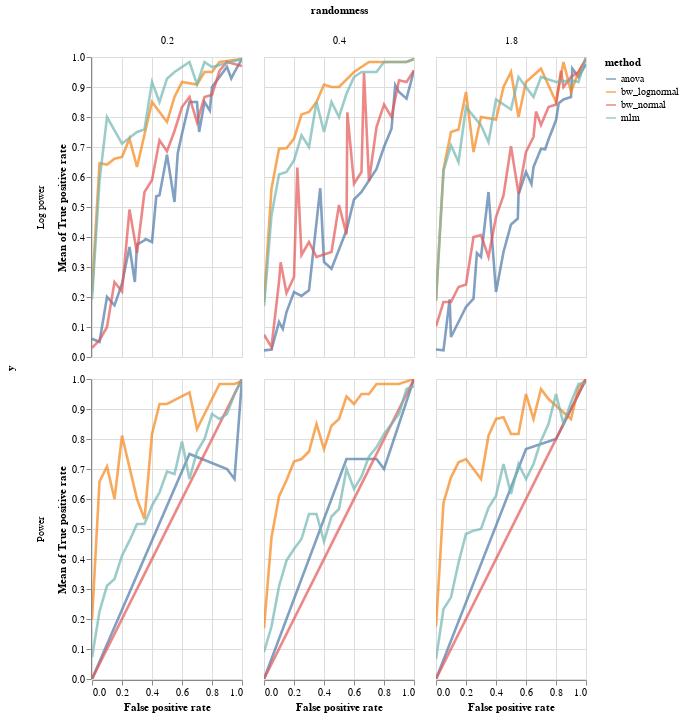

Here is the notebook cell this chart was saved with:
### Code cell
roc.facet(column='randomness', row='y')

### Figure 1 — Vega-Lite specification as saved in the notebook (floating-point values rounded to 4 significant figures; data arrays with more than 128 entries replaced by an {"elided": "..."} marker saying what was removed)
{"config": {"view": {"continuousWidth": 400, "continuousHeight": 300}}, "data": {"name": "data-8406eb1cb4e3515cda3d72edda25a820"}, "facet": {"column": {"type": "quantitative", "field": "randomness"}, "row": {"type": "nominal", "field": "y"}}, "spec": {"mark": {"type": "line", "opacity": 0.7, "size": 2.6}, "encoding": {"color": {"type": "nominal", "field": "method"}, "x": {"type": "quantitative", "field": "False positive rate"}, "y": {"type": "quantitative", "aggregate": "mean", "field": "True positive rate"}}, "selection": {"selector081": {"type": "interval", "bind": "scales", "encodings": ["x", "y"]}}, "width": 150}, "$schema": "https://vega.github.io/schema/vega-lite/v4.8.1.json", "datasets": {"data-8406eb1cb4e3515cda3d72edda25a820": {"elided": "1635 records"}}}
